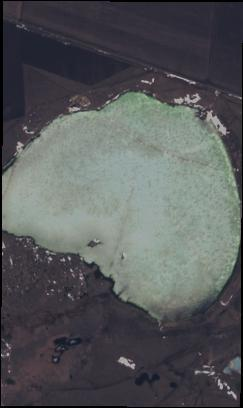
#> input picture data/raw_images/water_body_879.jpg, 243 x 408 px, found by its file name; its folder holds only this picture in this run
$ python preprocessing.py
#> lines starting #> are read from the running program, lines starting #| are printed output that depends on the picture
#> in preprocess_image, image is the input picture: shape (408, 243, 3); mean B, G, R 90.4, 88.9, 86.4
"""
Preprocessing module for water body detection.
- Reads images from data/raw_images/
- Resizes them for uniformity
- Applies denoising, contrast enhancement, and sharpening
- Saves processed outputs to data/processed_images/
"""

import cv2
import os
import numpy as np

RAW_DIR = "data/raw_images"
PROCESSED_DIR = "data/processed_images"

# Ensure output folder exists
os.makedirs(PROCESSED_DIR, exist_ok=True)


def resize_image(image, width=512):
    """Resize image maintaining aspect ratio."""
#> called with width = 512
    h, w = image.shape[:2]
#> h = 408; w = 243
    aspect_ratio = h / w
#> aspect_ratio = 1.68
    new_h = int(width * aspect_ratio)
#> new_h = 859
    resized = cv2.resize(image, (width, new_h))
    return resized


def enhance_contrast(image):
    """Apply CLAHE on the L-channel (for better water-land distinction)."""
    lab = cv2.cvtColor(image, cv2.COLOR_BGR2LAB)
#> lab: shape (859, 512, 3); mean of channels 0, 1, 2 93.7, 127.8, 126.5
    l, a, b = cv2.split(lab)
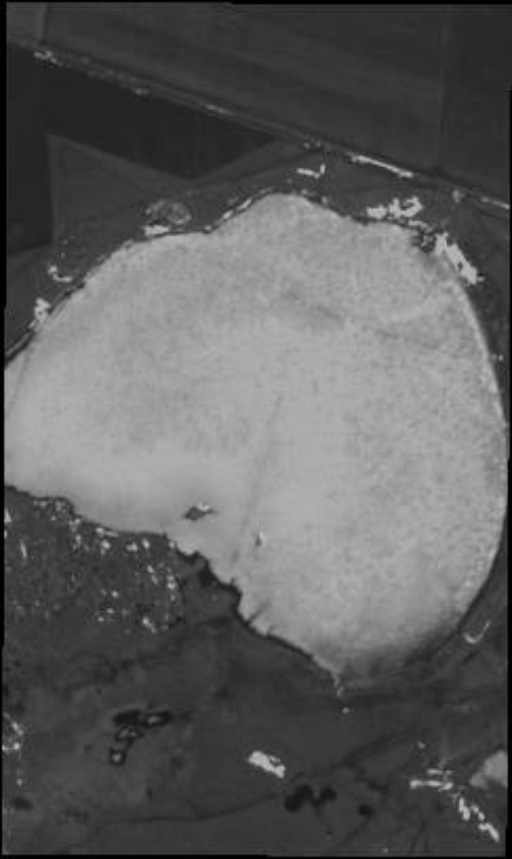
#> l: shape (859, 512); min 0, max 193, mean 93.7
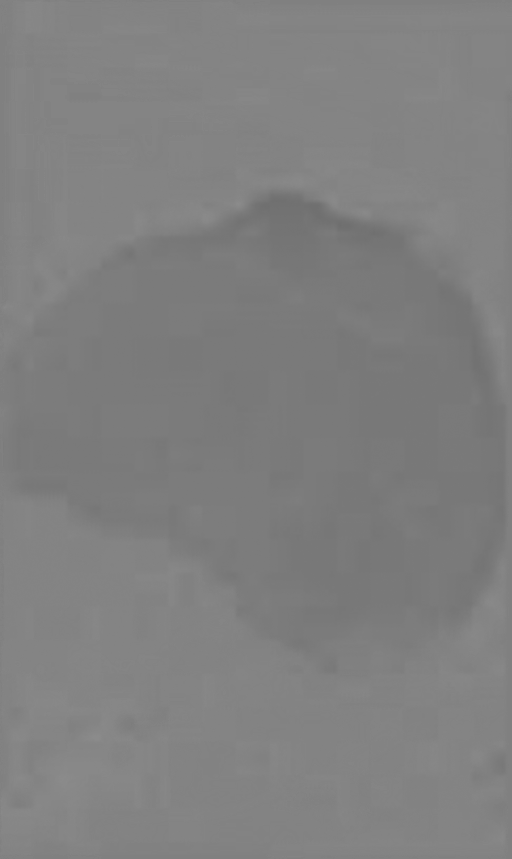
#> a: shape (859, 512); min 110, max 139, mean 127.8
    clahe = cv2.createCLAHE(clipLimit=3.0, tileGridSize=(8, 8))
    cl = clahe.apply(l)
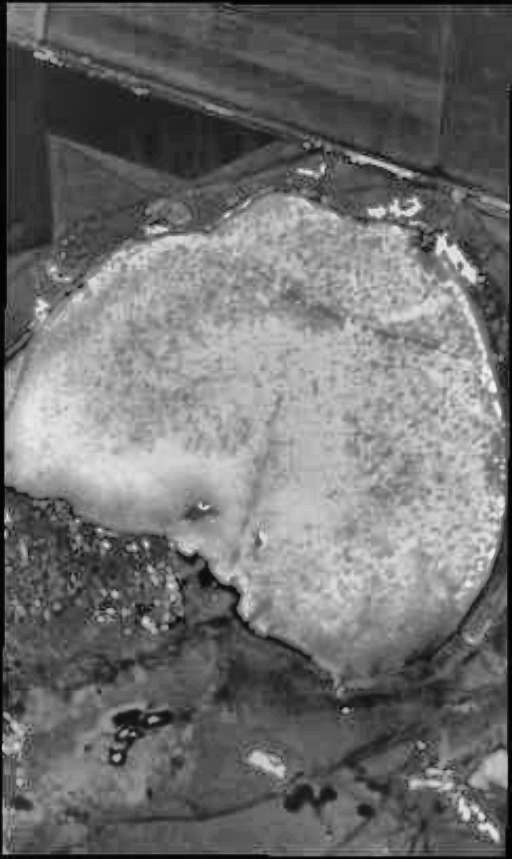
#> cl: shape (859, 512); min 1, max 241, mean 111.7
    merged = cv2.merge((cl, a, b))
#> merged: shape (859, 512, 3); mean of channels 0, 1, 2 111.7, 127.8, 126.5
    enhanced = cv2.cvtColor(merged, cv2.COLOR_LAB2BGR)
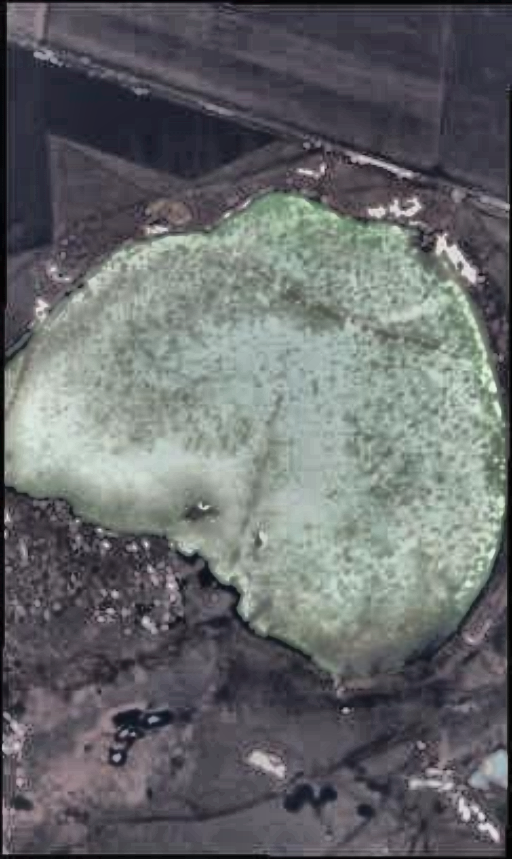
#> enhanced: shape (859, 512, 3); mean B, G, R 107.5, 105.9, 103.4
    return enhanced


def denoise_image(image):
    """Apply bilateral filtering to reduce noise while keeping edges."""
    return cv2.bilateralFilter(image, d=9, sigmaColor=75, sigmaSpace=75)


def sharpen_image(image):
    """Slightly sharpen the image to enhance water boundaries."""
    kernel = np.array([[0, -1, 0],
                       [-1, 5, -1],
                       [0, -1, 0]])
    return cv2.filter2D(image, -1, kernel)


def preprocess_image(image_path):
    """Full preprocessing pipeline for one image."""
    image = cv2.imread(image_path)
    if image is None:
        print(f"[WARN] Could not read {image_path}")
        return None

    image = resize_image(image)
    image = enhance_contrast(image)
    image = denoise_image(image)
    image = sharpen_image(image)
    return image


def run_preprocessing():
    """Run preprocessing for all images in raw_images."""
    print("[INFO] Starting preprocessing...")
    for filename in os.listdir(RAW_DIR):
        if filename.lower().endswith((".jpg", ".png", ".jpeg")):
            path = os.path.join(RAW_DIR, filename)
            processed = preprocess_image(path)
            if processed is not None:
                save_path = os.path.join(PROCESSED_DIR, filename)
                cv2.imwrite(save_path, processed)
                print(f"[OK] Processed and saved: {save_path}")

    print("[INFO] Preprocessing complete.")


def count_images():
    count=0
    """Run preprocessing for all images in raw_images."""
    print("[INFO] Starting preprocessing...")
    for filename in os.listdir(RAW_DIR):
        if filename.lower().endswith((".jpg", ".png", ".jpeg")):
            count=count+1

    print("Total images found:",count)

if __name__ == "__main__":
    run_preprocessing()
    # count_images()

$ run again, on data/raw_images/water_body_882.jpg
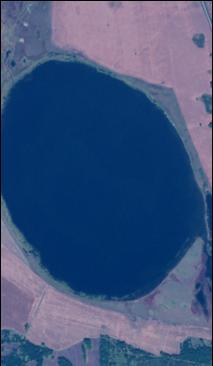
#> input picture data/raw_images/water_body_882.jpg, 213 x 366 px, found by its file name
#> in preprocess_image, image is the input picture: shape (366, 213, 3); mean B, G, R 124.6, 84, 62.1
#> lab: shape (879, 512, 3); mean of channels 0, 1, 2 91.7, 135.8, 103
#> in enhance_contrast, `cl = clahe.apply(l)`:
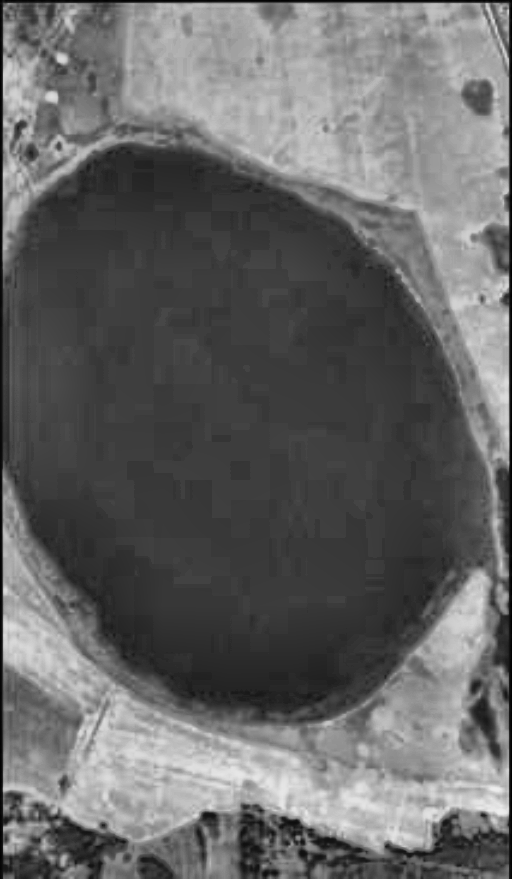
#> cl: shape (879, 512); min 0, max 237, mean 101.9
#> merged: shape (879, 512, 3); mean of channels 0, 1, 2 101.9, 135.8, 103
#> in enhance_contrast, `enhanced = cv2.cvtColor(merged, cv2.COLOR_LAB2BGR)`:
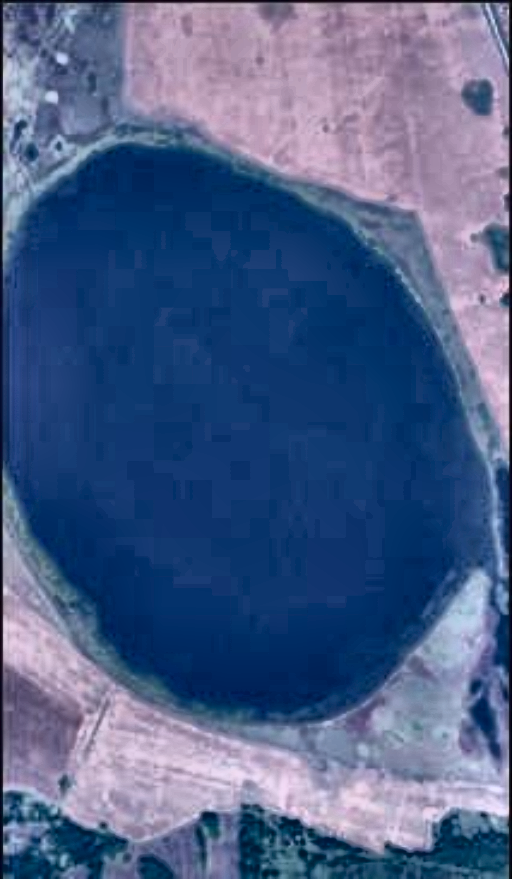
#> enhanced: shape (879, 512, 3); mean B, G, R 135.5, 94.4, 74.8

$ run again, on data/raw_images/water_body_883.jpg
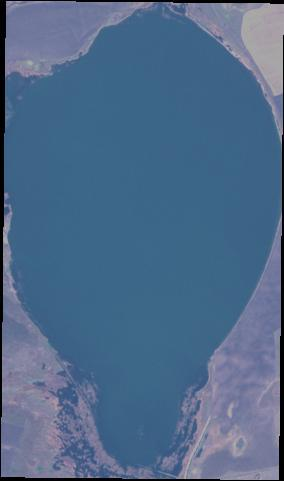
#> input picture data/raw_images/water_body_883.jpg, 284 x 481 px, found by its file name
#> in preprocess_image, image is the input picture: shape (481, 284, 3); mean B, G, R 137.9, 106, 78.5
#> lab: shape (867, 512, 3); mean of channels 0, 1, 2 112.1, 127.6, 107.6
#> in enhance_contrast, `cl = clahe.apply(l)`:
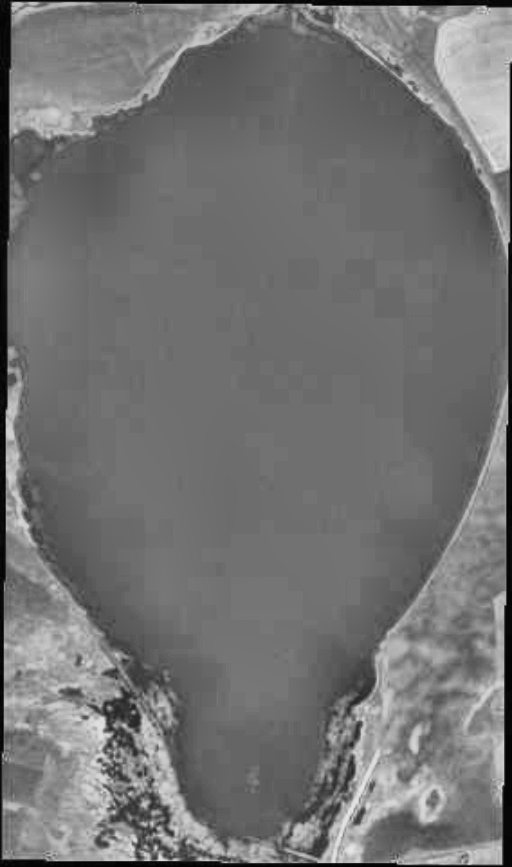
#> cl: shape (867, 512); min 1, max 231, mean 114.5
#> merged: shape (867, 512, 3); mean of channels 0, 1, 2 114.5, 127.6, 107.6
#> in enhance_contrast, `enhanced = cv2.cvtColor(merged, cv2.COLOR_LAB2BGR)`:
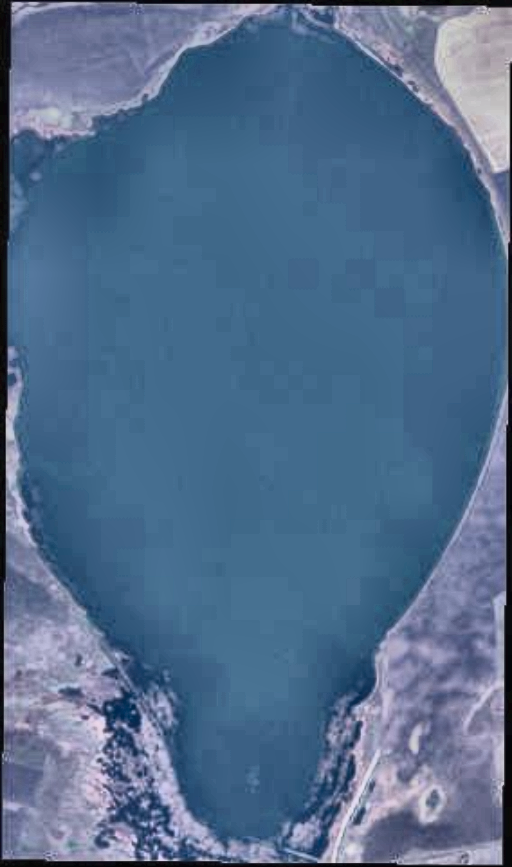
#> enhanced: shape (867, 512, 3); mean B, G, R 140.5, 108.8, 82

$ run again, on data/raw_images/water_body_884.jpg
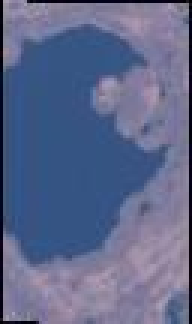
#> input picture data/raw_images/water_body_884.jpg, 64 x 108 px, found by its file name (shown 3 times larger)
#> in preprocess_image, image is the input picture: shape (108, 64, 3); mean B, G, R 139.9, 103.9, 94.6
#> lab: shape (864, 512, 3); mean of channels 0, 1, 2 113.2, 134.3, 107.2
#> in enhance_contrast, `cl = clahe.apply(l)`:
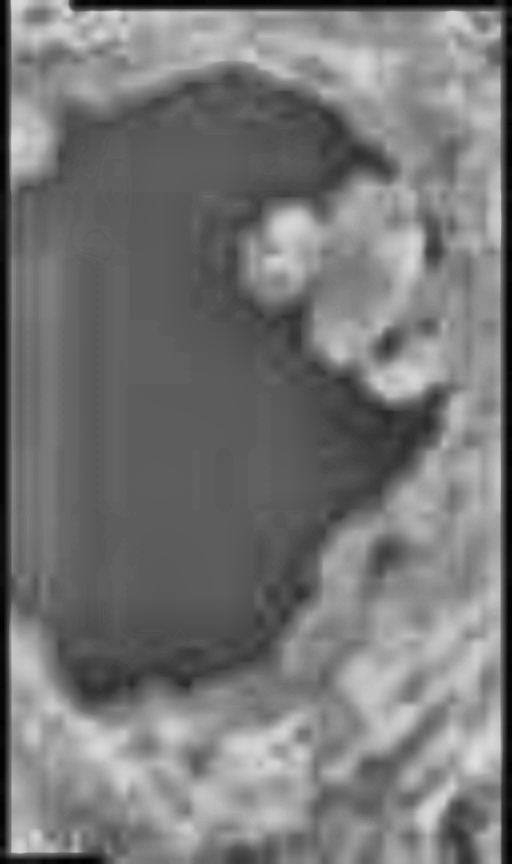
#> cl: shape (864, 512); min 1, max 223, mean 118.6
#> merged: shape (864, 512, 3); mean of channels 0, 1, 2 118.6, 134.3, 107.2
#> in enhance_contrast, `enhanced = cv2.cvtColor(merged, cv2.COLOR_LAB2BGR)`:
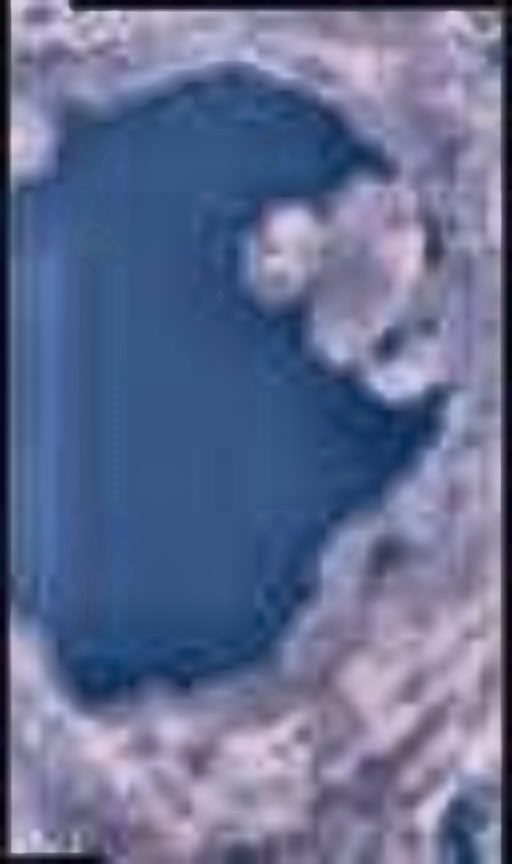
#> enhanced: shape (864, 512, 3); mean B, G, R 145.7, 109.7, 100.3

$ run again, on data/raw_images/water_body_88.jpg
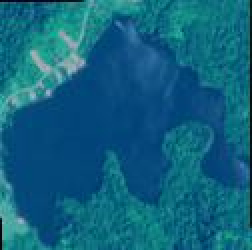
#> input picture data/raw_images/water_body_88.jpg, 126 x 125 px, found by its file name (shown 2 times larger)
#> in preprocess_image, image is the input picture: shape (125, 126, 3); mean B, G, R 127.2, 98.1, 15.9
#> lab: shape (507, 512, 3); mean of channels 0, 1, 2 98.2, 117, 105.1
#> merged: shape (507, 512, 3); mean of channels 0, 1, 2 109, 117, 105.1
#> in enhance_contrast, `enhanced = cv2.cvtColor(merged, cv2.COLOR_LAB2BGR)`:
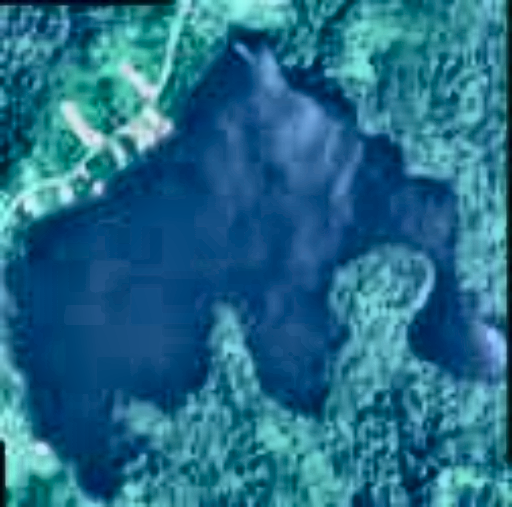
#> enhanced: shape (507, 512, 3); mean B, G, R 138.7, 109.6, 35.9
